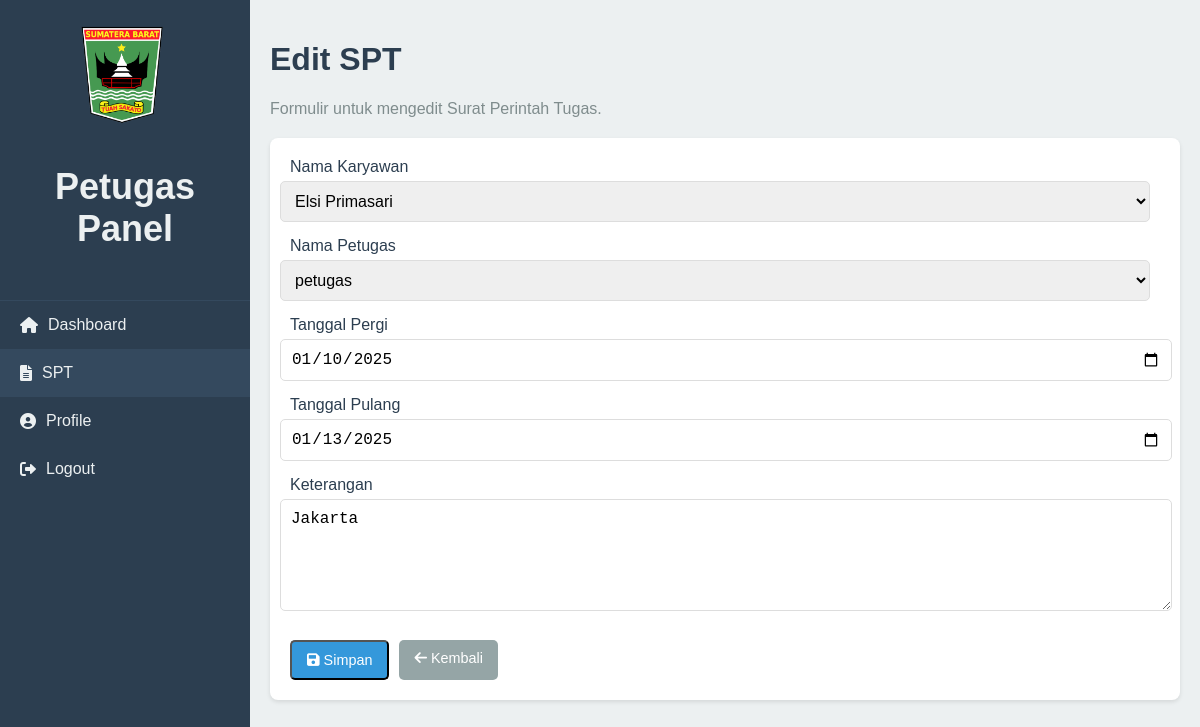
/petugas/edit_spt.php?id=9 (signed in), run on the app's committed database.
### tables this page shows
CREATE TABLE `spt` (
  `id` int(11) NOT NULL,
  `karyawan_id` int(11) NOT NULL,
  `petugas_id` int(11) NOT NULL,
  `tanggal_pergi` date NOT NULL,
  `tanggal_pulang` date NOT NULL,
  `keterangan` text DEFAULT NULL
);

CREATE TABLE `karyawan` (
  `id` int(11) NOT NULL,
  `nama_lengkap` varchar(100) NOT NULL,
  `no_hp` varchar(15) NOT NULL
);

CREATE TABLE `users` (
  `id` int(11) NOT NULL,
  `nama_lengkap` varchar(100) NOT NULL,
  `username` varchar(50) NOT NULL,
  `password` varchar(255) NOT NULL,
  `role` enum('admin','petugas') NOT NULL
);

### petugas/edit_spt.php (the view, shortened to what this page needs)
<?php
include '../includes/db_connect.php';
$id = $_GET['id'];
$result = mysqli_query($conn, "SELECT * FROM spt WHERE id = '$id'");
$spt = mysqli_fetch_assoc($result);
$karyawan = mysqli_query($conn, "SELECT * FROM karyawan");
$petugas = mysqli_query($conn, "SELECT * FROM users WHERE role = 'petugas'");
?>
<!DOCTYPE html>
<html lang="en">
<head>
    <link rel="stylesheet" href="../assets/css/all.css">
    <link rel="stylesheet" href="https://cdnjs.cloudflare.com/ajax/libs/font-awesome/6.0.0-beta3/css/all.min.css" />
    <link rel="stylesheet" href="https://cdn.jsdelivr.net/npm/sweetalert2@11/dist/sweetalert2.min.css">
</head>
<body>
    <div class="dashboard">
        <aside class="sidebar">
            <div class="sidebar-header">
                <img src="../assets/images/logo.png" alt="Logo" class="logo">
                <h2>Petugas Panel</h2>
            </div>
            <ul class="menu">
                <li><a href="dashboard_petugas.php"><i class="fas fa-home"></i> Dashboard</a></li>
                <li><a href="spt.php" class="active"><i class="fas fa-file-alt"></i> SPT</a></li>
                <li><a href="profile.php"><i class="fas fa-user-circle"></i> Profile</a></li>
                <li><a href="../logout.php"><i class="fas fa-sign-out-alt"></i> Logout</a></li>
            </ul>
        </aside>
        <main class="main-content">
            <header>
                <h1>Edit SPT</h1>
                <p>Formulir untuk mengedit Surat Perintah Tugas.</p>
            </header>
            <section class="content-spt">
                <form action="" method="POST" class="form-container">
                    <div class="form-group">
                        <label for="karyawan_id">Nama Karyawan</label>
                        <select name="karyawan_id" id="karyawan_id" required>
                            <?php while ($row = mysqli_fetch_assoc($karyawan)) { ?>
                                <option value="<?php echo $row['id']; ?>" <?php echo $row['id'] == $spt['karyawan_id'] ? 'selected' : ''; ?>>
                                    <?php echo $row['nama_lengkap']; ?>
                                </option>
                            <?php } ?>
                        </select>
                    </div>
                    <div class="form-group">
                        <label for="petugas_id">Nama Petugas</label>
                        <select name="petugas_id" id="petugas_id" required>
                            <?php while ($row = mysqli_fetch_assoc($petugas)) { ?>
                                <option value="<?php echo $row['id']; ?>" <?php echo $row['id'] == $spt['petugas_id'] ? 'selected' : ''; ?>>
                                    <?php echo $row['nama_lengkap']; ?>
                                </option>
                            <?php } ?>
                        </select>
                    </div>
                    <div class="form-group">
                        <label for="tanggal_pergi">Tanggal Pergi</label>
                        <input type="date" name="tanggal_pergi" id="tanggal_pergi" value="<?php echo $spt['tanggal_pergi']; ?>" required>
                    </div>
                    <div class="form-group">
                        <label for="tanggal_pulang">Tanggal Pulang</label>
                        <input type="date" name="tanggal_pulang" id="tanggal_pulang" value="<?php echo $spt['tanggal_pulang']; ?>" required>
                    </div>
                    <div class="form-group">
                        <label for="keterangan">Keterangan</label>
                        <textarea name="keterangan" id="keterangan" rows="5" required><?php echo $spt['keterangan']; ?></textarea>
                    </div>
                    <div class="form-actions">
                        <button type="submit" class="btn-primary"><i class="fas fa-save"></i> Simpan</button>
                        <a href="spt.php" class="btn-secondary"><i class="fas fa-arrow-left"></i> Kembali</a>
                    </div>
                </form>
            </section>
        </main>
    </div>
</body>
</html>

### assets/css/all.css (style rules this page uses)
body { margin: 0; font-family: 'Arial', sans-serif; background-color: #f4f4f4; }
.dashboard { display: flex; height: 100vh; }
.sidebar { width: 250px; background-color: #2c3e50; color: #ecf0f1; box-shadow: 2px 0 5px rgba(0, 0, 0, 0.1); flex-direction: column; justify-content: space-between; }
.sidebar-header { padding: 20px; text-align: center; font-size: 1.5rem; font-weight: bold; border-bottom: 1px solid #34495e; }
.menu { list-style: none; padding: 0; margin: 0; }
.menu li { width: 100%; }
.menu li a { text-decoration: none; color: #ecf0f1; padding: 15px 20px; display: flex; align-items: center; transition: background-color 0.3s ease; }
.menu li a:hover, .menu li a.active { background-color: #34495e; }
.menu li a i { margin-right: 10px; }
.main-content { flex: 1; padding: 20px; background-color: #ecf0f1; overflow-y: auto; }
header { margin-bottom: 20px; }
header h1 { font-size: 2rem; color: #2c3e50; }
header p { color: #7f8c8d; font-size: 1rem; }
.btn-primary, .btn-secondary { text-decoration: none; padding: 10px 15px; border-radius: 5px; color: #fff; font-size: 0.9rem; transition: background-color 0.3s ease; display: inline-block; margin-top: 10px; }
.btn-primary { background-color: #3498db; }
.btn-secondary { background-color: #95a5a6; }
.btn-primary { text-decoration: none; padding: 10px 20px; border-radius: 5px; color: #fff; font-size: 0.9rem; background-color: #2980b9; transition: background-color 0.3s ease, transform 0.3s ease; }
.active { background-color: #34495e; }
.form-container { background: #fff; padding: 20px; border-radius: 8px; box-shadow: 0 2px 4px rgba(0, 0, 0, 0.1); }
.form-group { margin-bottom: 15px; }
.form-group label { display: block; margin-bottom: 5px; color: #2c3e50; }
.form-group input, .form-group select, .form-group textarea { width: 100%; padding: 10px; border: 1px solid #ddd; border-radius: 5px; font-size: 1rem; margin-left: -10px; }
.form-actions { display: flex; gap: 10px; }
.btn-primary, .btn-secondary { padding: 10px 15px; border-radius: 5px; text-decoration: none; color: #fff; }
.main-content { flex: 1; padding: 20px; background-color: #ecf0f1; }
header p { color: #7f8c8d; }

### petugas/edit_spt.php (style rules this page uses)
.logo { width: 100px; height: 100px; margin: 5px; }

### data on the page
spt: karyawan_id "Elsi Primasari", petugas_id "petugas", tanggal_pergi "01/10/2025", tanggal_pulang "01/13/2025", keterangan "Jakarta"
